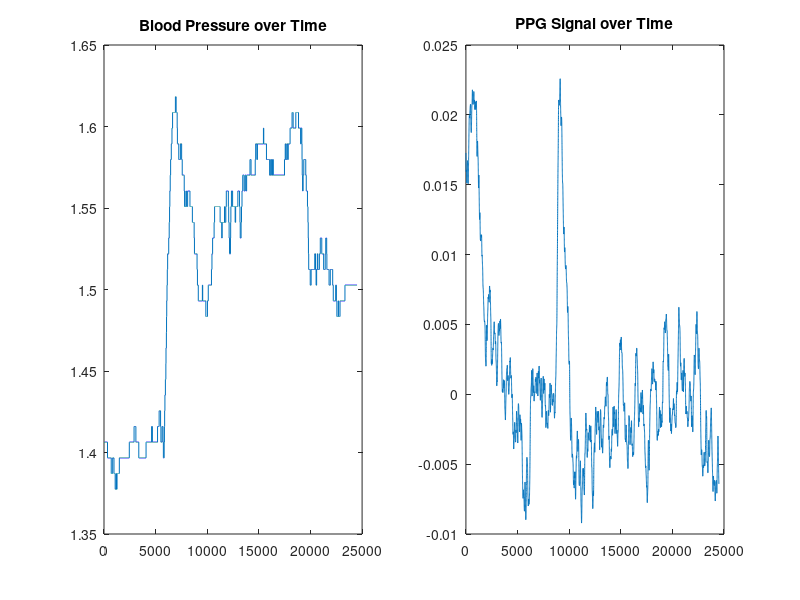

Here is the MATLAB script that generated this plot: (Note: this script raises an error after producing the figure.)
%% Operating and Participant Comparison Script
% Available Functions!
% process.m:
% - to process individual data sets
% - Filters Data
% - Calculates blood volume and oxgen percentage
% - Averages the results from each stimulus over a given window
% display.m:
% - prints main graphs for an individual dataset 
% compare_state.m:
% - compares the stimulus results across individual datasets (eg rest vs left)
% compare_action.m:
% - compares the results for each stimulus across the different actions (ME vs MI)

clc; clear all; close all; clf;

%% Global Manual Input Variables
fs = 256; % Sample Frequency [Hz]
event_time = 10; % Seconds
rest_time = 10; % Seconds
event_samples = fs*event_time;
rest_samples = fs*rest_time;
fc = 0.2; % Cutoff frequency for butterworth lowpass filter

%% Required Manual Data about each Participant
% Make an array of each participant's blood pressure
bl_p = {'120/80', '120/70'};

%% 
% Load Blood Pressure and PPG Data
% test_biopac = load('ppg_test.mat');
test_biopac = load('abby_testtest.mat');
time = linspace(0,length(test_biopac.data)*test_biopac.isi/1000, length(test_biopac.data)); %ms
ppg = test_biopac.data(:,1);
bp = test_biopac.data(:,2);

figure()
subplot(1,2,1)
plot(linspace(0,length(bp),length(bp)),bp)
title('Blood Pressure over Time')
subplot(1,2,2)
plot(linspace(0,length(ppg),length(ppg)),ppg)
title('PPG Signal over Time')

%% Load the MI Data and Identify each Relevant Variable
% Motor Imagery Data
test_p1_MI = '20082019MI.mat';
[onset_p1_MI, time_p1_MI, oxy_p1_MI, oxy_filt_p1_MI, deoxy_filt_p1_MI, bl_vol_p1_MI, p_oxy_p1_MI, rest_oxy_avg_p1_MI, rest_deoxy_avg_p1_MI, rest_bl_vol_avg_p1_MI, rest_p_oxy_avg_p1_MI, left_oxy_avg_p1_MI, left_deoxy_avg_p1_MI, left_bl_vol_avg_p1_MI, left_p_oxy_avg_p1_MI, right_oxy_avg_p1_MI, right_deoxy_avg_p1_MI, right_bl_vol_avg_p1_MI, right_p_oxy_avg_p1_MI] = process(test_p1_MI, event_samples, rest_samples, fs, fc);
test_p2_MI = '23082019MI.mat';
[onset_p2_MI, time_p2_MI, oxy_p2_MI, oxy_filt_p2_MI, deoxy_filt_p2_MI, bl_vol_p2_MI, p_oxy_p2_MI, rest_oxy_avg_p2_MI, rest_deoxy_avg_p2_MI, rest_bl_vol_avg_p2_MI, rest_p_oxy_avg_p2_MI, left_oxy_avg_p2_MI, left_deoxy_avg_p2_MI, left_bl_vol_avg_p2_MI, left_p_oxy_avg_p2_MI, right_oxy_avg_p2_MI, right_deoxy_avg_p2_MI, right_bl_vol_avg_p2_MI, right_p_oxy_avg_p2_MI] = process(test_p2_MI, event_samples, rest_samples, fs, fc);

% Motor Execution Data
test_p1_ME = '20082019ME.mat';
[onset_p1_ME, time_p1_ME, oxy_p1_ME, oxy_filt_p1_ME, deoxy_filt_p1_ME, bl_vol_p1_ME, p_oxy_p1_ME, rest_oxy_avg_p1_ME, rest_deoxy_avg_p1_ME, rest_bl_vol_avg_p1_ME, rest_p_oxy_avg_p1_ME, left_oxy_avg_p1_ME, left_deoxy_avg_p1_ME, left_bl_vol_avg_p1_ME, left_p_oxy_avg_p1_ME, right_oxy_avg_p1_ME, right_deoxy_avg_p1_ME, right_bl_vol_avg_p1_ME, right_p_oxy_avg_p1_ME] = process(test_p1_ME, event_samples, rest_samples, fs, fc);
test_p2_ME = '23082019ME.mat';
[onset_p2_ME, time_p2_ME, oxy_p2_ME, oxy_filt_p2_ME, deoxy_filt_p2_ME, bl_vol_p2_ME, p_oxy_p2_ME, rest_oxy_avg_p2_ME, rest_deoxy_avg_p2_ME, rest_bl_vol_avg_p2_ME, rest_p_oxy_avg_p2_ME, left_oxy_avg_p2_ME, left_deoxy_avg_p2_ME, left_bl_vol_avg_p2_ME, left_p_oxy_avg_p2_ME, right_oxy_avg_p2_ME, right_deoxy_avg_p2_ME, right_bl_vol_avg_p2_ME, right_p_oxy_avg_p2_ME] = process(test_p2_ME, event_samples, rest_samples, fs, fc);

%% Total Plots of Potential Points of Interest
displayVals(time_p1_MI, oxy_p1_MI, oxy_filt_p1_MI, deoxy_filt_p1_MI, bl_vol_p1_MI, p_oxy_p1_MI, rest_oxy_avg_p1_MI, rest_deoxy_avg_p1_MI, rest_bl_vol_avg_p1_MI, rest_p_oxy_avg_p1_MI, left_oxy_avg_p1_MI, left_deoxy_avg_p1_MI, left_bl_vol_avg_p1_MI, left_p_oxy_avg_p1_MI, right_oxy_avg_p1_MI, right_deoxy_avg_p1_MI, right_bl_vol_avg_p1_MI, right_p_oxy_avg_p1_MI, onset_p1_MI, event_samples, rest_samples)
displayVals(time_p1_ME, oxy_p1_ME, oxy_filt_p1_ME, deoxy_filt_p1_ME, bl_vol_p1_ME, p_oxy_p1_ME, rest_oxy_avg_p1_ME, rest_deoxy_avg_p1_ME, rest_bl_vol_avg_p1_ME, rest_p_oxy_avg_p1_ME, left_oxy_avg_p1_ME, left_deoxy_avg_p1_ME, left_bl_vol_avg_p1_ME, left_p_oxy_avg_p1_ME, right_oxy_avg_p1_ME, right_deoxy_avg_p1_ME, right_bl_vol_avg_p1_ME, right_p_oxy_avg_p1_ME, onset_p1_ME, event_samples, rest_samples)
displayVals(time_p2_MI, oxy_p2_MI, oxy_filt_p2_MI, deoxy_filt_p2_MI, bl_vol_p2_MI, p_oxy_p2_MI, rest_oxy_avg_p2_MI, rest_deoxy_avg_p2_MI, rest_bl_vol_avg_p2_MI, rest_p_oxy_avg_p2_MI, left_oxy_avg_p2_MI, left_deoxy_avg_p2_MI, left_bl_vol_avg_p2_MI, left_p_oxy_avg_p2_MI, right_oxy_avg_p2_MI, right_deoxy_avg_p2_MI, right_bl_vol_avg_p2_MI, right_p_oxy_avg_p2_MI, onset_p2_MI, event_samples, rest_samples)
displayVals(time_p2_ME, oxy_p2_ME, oxy_filt_p2_ME, deoxy_filt_p2_ME, bl_vol_p2_ME, p_oxy_p2_ME, rest_oxy_avg_p2_ME, rest_deoxy_avg_p2_ME, rest_bl_vol_avg_p2_ME, rest_p_oxy_avg_p2_ME, left_oxy_avg_p2_ME, left_deoxy_avg_p2_ME, left_bl_vol_avg_p2_ME, left_p_oxy_avg_p2_ME, right_oxy_avg_p2_ME, right_deoxy_avg_p2_ME, right_bl_vol_avg_p2_ME, right_p_oxy_avg_p2_ME, onset_p2_ME, event_samples, rest_samples)

%% Check out Resting compared to Active States
compare_state(rest_samples, rest_oxy_avg_p1_MI, rest_deoxy_avg_p1_MI, rest_bl_vol_avg_p1_MI, rest_p_oxy_avg_p1_MI, left_oxy_avg_p1_MI, left_deoxy_avg_p1_MI, left_bl_vol_avg_p1_MI, left_p_oxy_avg_p1_MI, right_oxy_avg_p1_MI, right_deoxy_avg_p1_MI, right_bl_vol_avg_p1_MI, right_p_oxy_avg_p1_MI)
compare_state(rest_samples, rest_oxy_avg_p1_ME, rest_deoxy_avg_p1_ME, rest_bl_vol_avg_p1_ME, rest_p_oxy_avg_p1_ME, left_oxy_avg_p1_ME, left_deoxy_avg_p1_ME, left_bl_vol_avg_p1_ME, left_p_oxy_avg_p1_ME, right_oxy_avg_p1_ME, right_deoxy_avg_p1_ME, right_bl_vol_avg_p1_ME, right_p_oxy_avg_p1_ME)
compare_state(rest_samples, rest_oxy_avg_p2_MI, rest_deoxy_avg_p2_MI, rest_bl_vol_avg_p2_MI, rest_p_oxy_avg_p2_MI, left_oxy_avg_p2_MI, left_deoxy_avg_p2_MI, left_bl_vol_avg_p2_MI, left_p_oxy_avg_p2_MI, right_oxy_avg_p2_MI, right_deoxy_avg_p2_MI, right_bl_vol_avg_p2_MI, right_p_oxy_avg_p2_MI)
compare_state(rest_samples, rest_oxy_avg_p2_ME, rest_deoxy_avg_p2_ME, rest_bl_vol_avg_p2_ME, rest_p_oxy_avg_p2_ME, left_oxy_avg_p2_ME, left_deoxy_avg_p2_ME, left_bl_vol_avg_p2_ME, left_p_oxy_avg_p2_ME, right_oxy_avg_p2_ME, right_deoxy_avg_p2_ME, right_bl_vol_avg_p2_ME, right_p_oxy_avg_p2_ME)

%% ME and MI Comparison
compare_action(rest_samples, event_samples, rest_oxy_avg_p1_MI, rest_deoxy_avg_p1_MI, rest_bl_vol_avg_p1_MI, rest_p_oxy_avg_p1_MI, left_oxy_avg_p1_MI, left_deoxy_avg_p1_MI, left_bl_vol_avg_p1_MI, left_p_oxy_avg_p1_MI, right_oxy_avg_p1_MI, right_deoxy_avg_p1_MI, right_bl_vol_avg_p1_MI, right_p_oxy_avg_p1_MI, rest_oxy_avg_p1_ME, rest_deoxy_avg_p1_ME, rest_bl_vol_avg_p1_ME, rest_p_oxy_avg_p1_ME, left_oxy_avg_p1_ME, left_deoxy_avg_p1_ME, left_bl_vol_avg_p1_ME, left_p_oxy_avg_p1_ME, right_oxy_avg_p1_ME, right_deoxy_avg_p1_ME, right_bl_vol_avg_p1_ME, right_p_oxy_avg_p1_ME)
compare_action(rest_samples, event_samples, rest_oxy_avg_p2_MI, rest_deoxy_avg_p2_MI, rest_bl_vol_avg_p2_MI, rest_p_oxy_avg_p2_MI, left_oxy_avg_p2_MI, left_deoxy_avg_p2_MI, left_bl_vol_avg_p2_MI, left_p_oxy_avg_p2_MI, right_oxy_avg_p2_MI, right_deoxy_avg_p2_MI, right_bl_vol_avg_p2_MI, right_p_oxy_avg_p2_MI, rest_oxy_avg_p2_ME, rest_deoxy_avg_p2_ME, rest_bl_vol_avg_p2_ME, rest_p_oxy_avg_p2_ME, left_oxy_avg_p2_ME, left_deoxy_avg_p2_ME, left_bl_vol_avg_p2_ME, left_p_oxy_avg_p2_ME, right_oxy_avg_p2_ME, right_deoxy_avg_p2_ME, right_bl_vol_avg_p2_ME, right_p_oxy_avg_p2_ME)

%% Blood Pressure and Oxygen Percentage Analysis

% Motor Imagery Trials
% Rest
figure()
for i=1:20 % number of channels; use this to define which channels to print
    subplot(5,4,i)
    plot(linspace(0, rest_samples, rest_samples), rest_p_oxy_avg_p1_MI(:,i)) %define certain channels or average across?
    hold on
    plot(linspace(0, rest_samples, rest_samples), rest_p_oxy_avg_p2_MI(:,i)) %define certain channels or average across?
    legend(bl_p)
    ylim([-1000,1000])
end

% Left
figure()
for i=1:20 % number of channels; use this to define which channels to print
    subplot(5,4,i)
    plot(linspace(0, event_samples, event_samples), left_p_oxy_avg_p1_MI(:,i)) %define certain channels or average across?
    hold on
    plot(linspace(0, event_samples, event_samples), left_p_oxy_avg_p2_MI(:,i)) %define certain channels or average across?
    legend(bl_p)
    ylim([-1000,1000])
end

% Right
figure()
for i=1:20 % number of channels; use this to define which channels to print
    subplot(5,4,i)
    plot(linspace(0, event_samples, event_samples), right_p_oxy_avg_p1_MI(:,i)) %define certain channels or average across?
    hold on
    plot(linspace(0, event_samples, event_samples), right_p_oxy_avg_p2_MI(:,i)) %define certain channels or average across?
    legend(bl_p)
    ylim([-1000,1000])
end

% Motor Execution Trials
% Rest
figure()
for i=1:20 % number of channels; use this to define which channels to print
    subplot(5,4,i)
    plot(linspace(0, rest_samples, rest_samples), rest_p_oxy_avg_p1_ME(:,i)) %define certain channels or average across?
    hold on
    plot(linspace(0, rest_samples, rest_samples), rest_p_oxy_avg_p2_ME(:,i)) %define certain channels or average across?
    legend(bl_p)
    ylim([-1000,1000])
end

% Left
figure()
for i=1:20 % number of channels; use this to define which channels to print
    subplot(5,4,i)
    plot(linspace(0, event_samples, event_samples), left_p_oxy_avg_p1_ME(:,i)) %define certain channels or average across?
    hold on
    plot(linspace(0, event_samples, event_samples), left_p_oxy_avg_p2_ME(:,i)) %define certain channels or average across?
    legend(bl_p)
    ylim([-1000,1000])
end

% Right
figure()
for i=1:20 % number of channels; use this to define which channels to print
    subplot(5,4,i)
    plot(linspace(0, event_samples, event_samples), right_p_oxy_avg_p1_ME(:,i)) %define certain channels or average across?
    hold on
    plot(linspace(0, event_samples, event_samples), right_p_oxy_avg_p2_ME(:,i)) %define certain channels or average across?
    legend(bl_p)
    ylim([-1000,1000])
end





